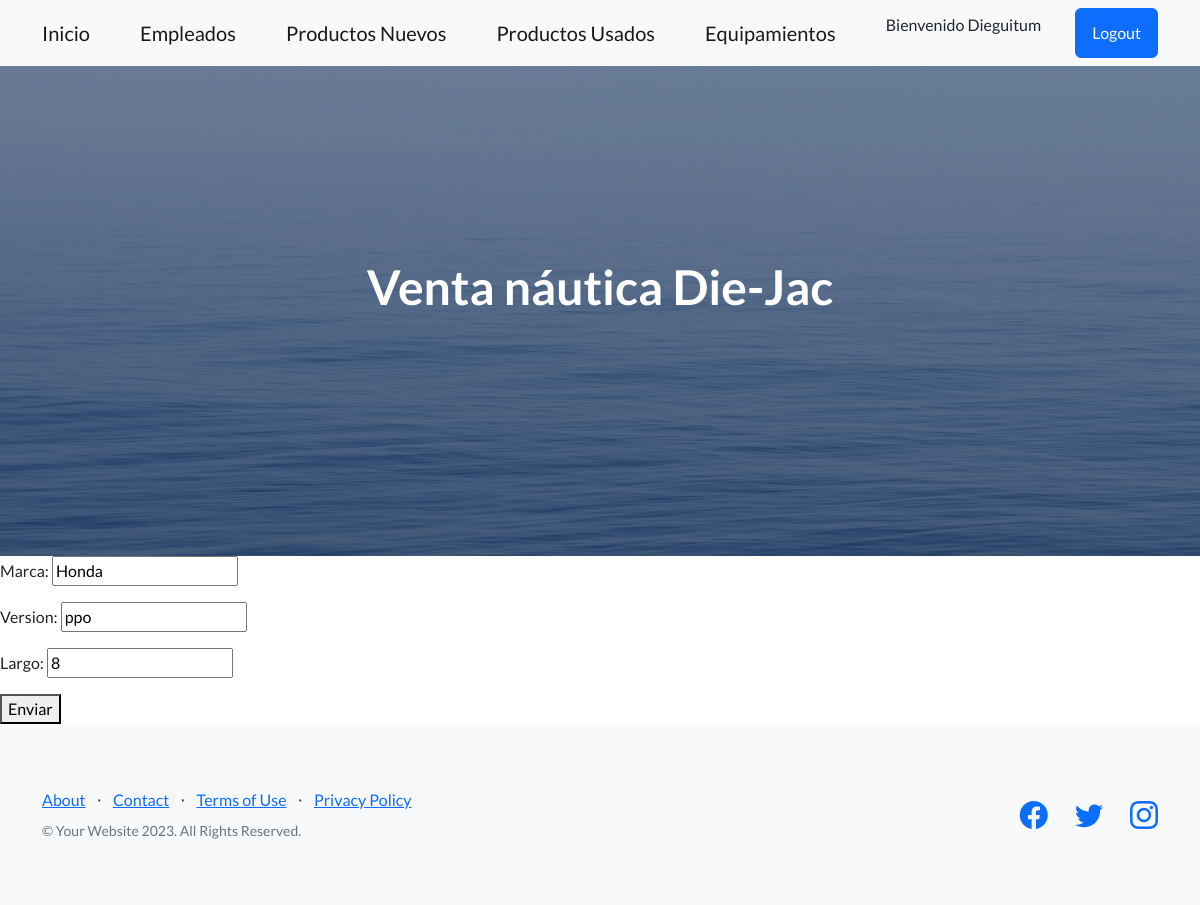
The page /AppProyectoFinal/ActualizaProductosNuevos/3 (signed in) on the database as committed earlier.
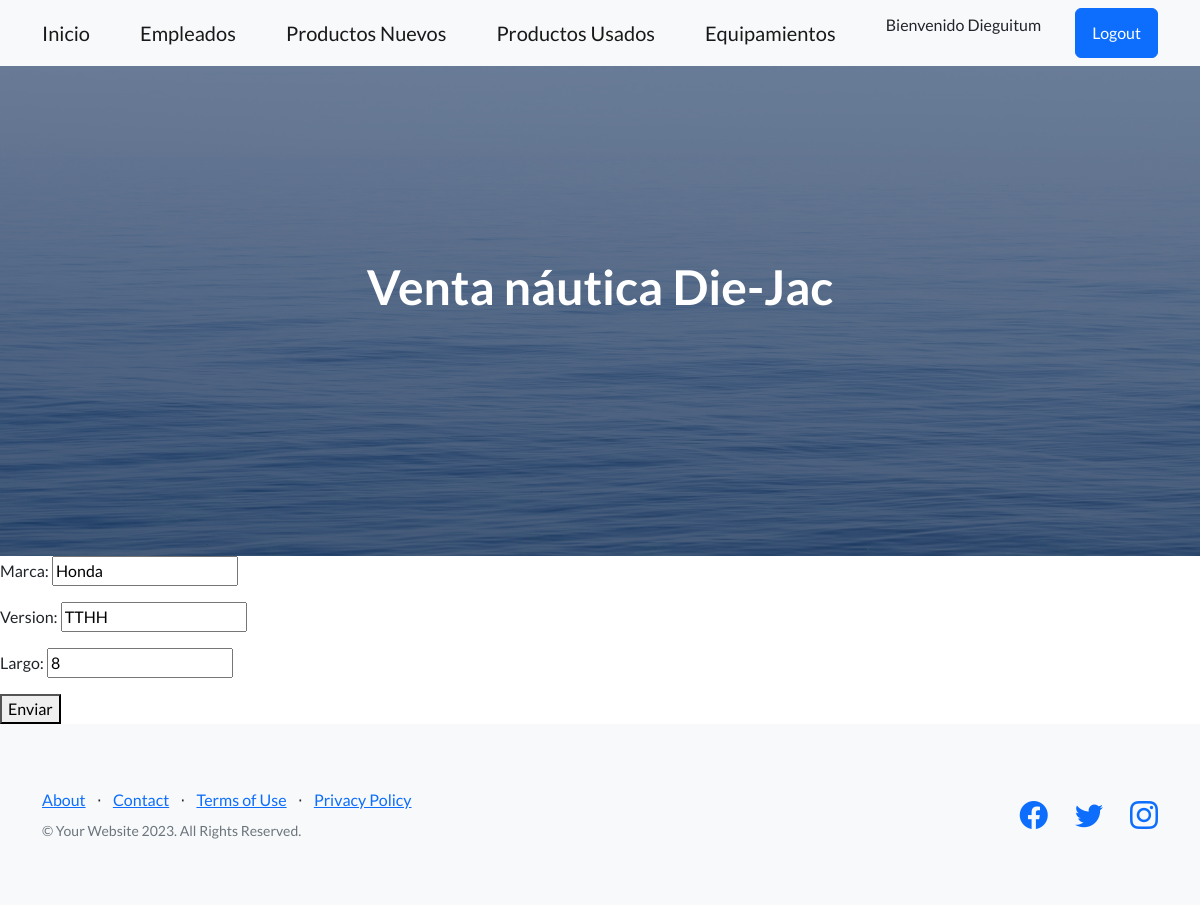
The same page on the database as committed later.
### AppProyectoFinal/models.py (models this page shows, shortened)
class ProductosNuevos(models.Model):
    marca = models.CharField(max_length=50)
    version = models.CharField(max_length=50)
    largo = models.IntegerField()

### AppProyectoFinal/views.py (the view)
# urls.py: path('ActualizaProductosNuevos/<pk>', ProductosNuevosUpdate.as_view(), name='ActualizarProductosNuevos'),
class ProductosNuevosUpdate(LoginRequiredMixin, UpdateView):
    model = ProductosNuevos
    template_name = "ProductosNuevos_update.html"
    fields = ("__all__")
    success_url = "/AppProyectoFinal/"
    context_object_name = "ProductosNuevos"

### AppProyectoFinal/templates/ProductosNuevos_update.html
{% extends 'padre.html' %}
{% block ContenidoQueCambia %}
    <form action="{% url 'ActualizarProductosNuevos' ProductosNuevos.id %}" method="post">{% csrf_token %}
        {{form.as_p}}
        <button type="submit">Enviar</button>
    </form>
{% endblock ContenidoQueCambia %}

Rows that differ between the two databases and show on the page:
changed ProductosNuevos "Honda": version "ppo" → "TTHH"
